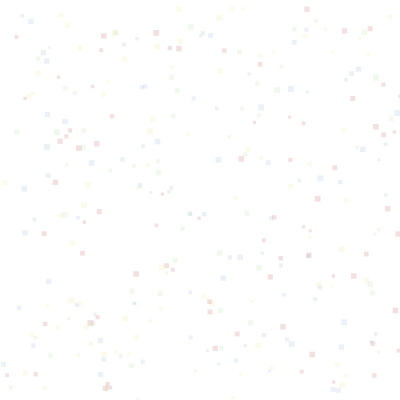
Frame 1 (no input)
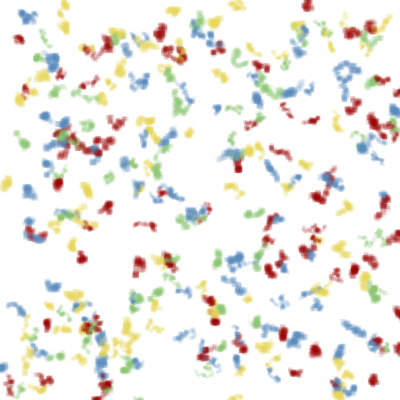
Frame 60 (the mouse pressed at the canvas centre just before this capture)
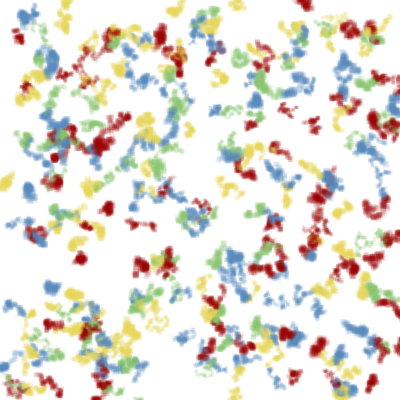
Frame 120 (the mouse held since frame 60 and released just before this capture)

The Processing sketch that drew these frames (run headless with seeded random() and noise(); from frame 60 on, the mouse is pressed at the canvas centre):

// Processing sketch: processing_21622
// ── processing_21622.pde

//Adam Oaks

int num = 300;


Rwalk[] myRwalk = new Rwalk[num];
color [] myColor = new color[4];


void setup() {
  size(400,400);
  background(255);
  noStroke();
  smooth();

  myColor[0] = color(89,132,189,30);
  myColor[1] = color(140,192,108,30);
  myColor[2] = color(232,210,88,30);
  myColor[3] = color(153,0,0,30);


  for(int i=0; i < myRwalk.length; i++) {
    myRwalk[i] = new Rwalk();
  }
}

void draw() {


  for(int i=0; i < myRwalk.length; i++) {
    myRwalk[i].update();
    myRwalk[i].display();
  }
}

  class Rwalk {
    float x = random(0,width);
    float y = random(0,width);
    float rectSize = random(3,6);
    color colorChoice = myColor[floor(random(0,4))];

    Rwalk() {
    }

    void update () {
      x = x + random(-2,2);
      y = y + random(-2,2);
    }

    void display() {
      fill(colorChoice);
      rect(x,y,rectSize,rectSize);
    }
  } 
